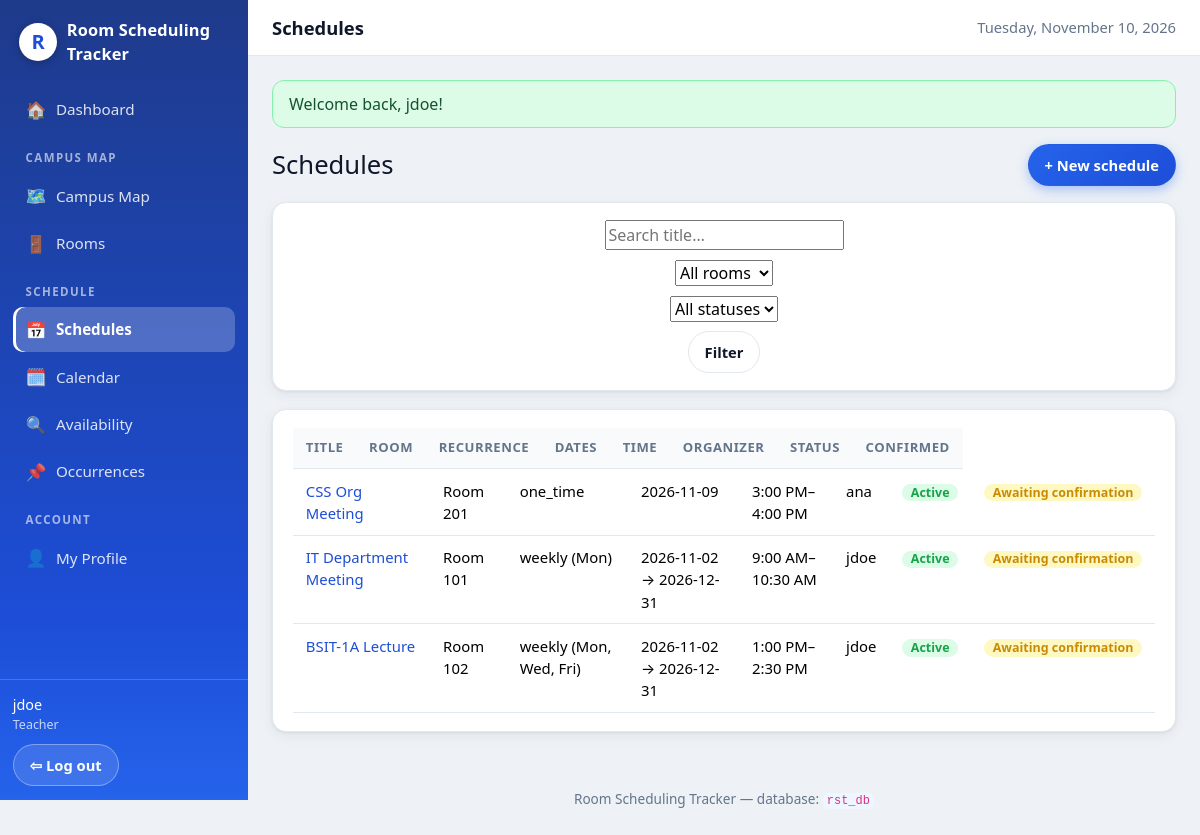
The page /schedules (signed in) on the database its author committed.
### tables this page shows
CREATE TABLE IF NOT EXISTS tblSchedules (
  schedule_id          INT UNSIGNED NOT NULL AUTO_INCREMENT,
  organizer_id         INT UNSIGNED NOT NULL,
  room_id              INT UNSIGNED NOT NULL,
  schedule_title       VARCHAR(150) NOT NULL,
  schedule_description TEXT NULL,
  recurrence_type      VARCHAR(20) NOT NULL DEFAULT 'one_time',
  start_date           DATE NOT NULL,
  end_date             DATE NULL,
  start_time           TIME NOT NULL,
  end_time             TIME NOT NULL,
  schedule_status      VARCHAR(20) NOT NULL DEFAULT 'active',
  admin_confirmed      TINYINT(1) NOT NULL DEFAULT 0,
  created_at           DATETIME NOT NULL DEFAULT CURRENT_TIMESTAMP,
  updated_at           DATETIME NOT NULL DEFAULT CURRENT_TIMESTAMP ON UPDATE CURRENT_TIMESTAMP,
  PRIMARY KEY (schedule_id),
  CONSTRAINT fk_schedules_organizer FOREIGN KEY (organizer_id)
    REFERENCES tblUsers (user_id) ON DELETE RESTRICT ON UPDATE CASCADE,
  CONSTRAINT fk_schedules_room FOREIGN KEY (room_id)
    REFERENCES tblRooms (room_id) ON DELETE RESTRICT ON UPDATE CASCADE,
  KEY idx_schedules_room_dates (room_id, start_date, end_date),
  KEY idx_schedules_organizer (organizer_id),
  CONSTRAINT chk_schedules_time CHECK (end_time > start_time)
);

CREATE TABLE IF NOT EXISTS tblRooms (
  room_id          INT UNSIGNED NOT NULL AUTO_INCREMENT,
  map_id           INT UNSIGNED NOT NULL,
  room_name        VARCHAR(100) NOT NULL,
  shape_type       VARCHAR(20)  NOT NULL DEFAULT 'rectangle',
  shape_data       JSON NOT NULL,
  room_description VARCHAR(255) NULL,
  room_status      VARCHAR(20)  NOT NULL DEFAULT 'active',
  created_at       DATETIME NOT NULL DEFAULT CURRENT_TIMESTAMP,
  updated_at       DATETIME NOT NULL DEFAULT CURRENT_TIMESTAMP ON UPDATE CURRENT_TIMESTAMP,
  PRIMARY KEY (room_id),
  UNIQUE KEY uq_rooms_map_name (map_id, room_name),
  CONSTRAINT fk_rooms_map FOREIGN KEY (map_id)
    REFERENCES tblMaps (map_id) ON DELETE CASCADE ON UPDATE CASCADE,
  KEY idx_rooms_status (room_status)
);

CREATE TABLE IF NOT EXISTS tblUsers (
  user_id       INT UNSIGNED NOT NULL AUTO_INCREMENT,
  username      VARCHAR(50)  NOT NULL,
  email         VARCHAR(255) NOT NULL,
  password_hash VARCHAR(255) NOT NULL,
  profile_img   VARCHAR(255) NULL,
  role          VARCHAR(30)  NOT NULL DEFAULT 'student',
  section       VARCHAR(50)  NULL,
  org_name      VARCHAR(100) NULL,
  phone_number  VARCHAR(17)  NULL,
  PRIMARY KEY (user_id),
  UNIQUE KEY uq_users_username (username),
  UNIQUE KEY uq_users_email (email),
  KEY idx_users_role (role)
);

### controllers/ScheduleController.php (called while the page is built, shortened)
<?php
final class ScheduleController
{
    public function index(): void
    {
        $filters = [
            'room_id' => isset($_GET['room_id']) && $_GET['room_id'] !== '' ? (int) $_GET['room_id'] : null,
            'status'  => $_GET['status'] ?? '',
            'search'  => trim((string) ($_GET['search'] ?? '')),
        ];
        $filters = array_filter($filters, fn ($v) => $v !== '' && $v !== null);
        view('schedules/index', [
            'title' => 'Schedules',
            'schedules' => $this->schedules->all($filters),
            'rooms' => $this->rooms->all(),
            'filters' => $filters,
        ]);
    }
}

### core/Auth.php (called while the page is built, shortened)
<?php
final class Auth
{
    public static function user(): ?array
    {
        return $_SESSION['user'] ?? null;
    }
    public static function role(): ?string
    {
        return self::user()['role'] ?? null;
    }
    public static function canBook(): bool
    {
        return in_array(self::role(), ['admin', 'teacher', 'scheduler', 'officer', 'mayor'], true);
    }
}

### core/Database.php (called while the page is built, shortened)
<?php
final class Database
{
    private PDO $pdo;
    private function __construct(array $db)
    {
        $driver = $db['driver'] ?? 'mysql';
        try {
            if ($driver === 'sqlite') {
                $dir = dirname($db['path']);
                if (!is_dir($dir)) {
                    mkdir($dir, 0755, true);
                }
                $this->pdo = new PDO('sqlite:' . $db['path']);
                $this->pdo->exec('PRAGMA foreign_keys = ON');
            } else {
                $dsn = sprintf(
                    'mysql:host=%s;port=%s;dbname=%s;charset=%s',
                    $db['host'], $db['port'], $db['database'], $db['charset']
                );
                $this->pdo = new PDO($dsn, $db['username'], $db['password'], [
                    PDO::ATTR_ERRMODE            => PDO::ERRMODE_EXCEPTION,
                    PDO::ATTR_DEFAULT_FETCH_MODE => PDO::FETCH_ASSOC,
                    PDO::ATTR_EMULATE_PREPARES   => false,
                ]);
                return;
            }
            $this->pdo->setAttribute(PDO::ATTR_ERRMODE, PDO::ERRMODE_EXCEPTION);
            $this->pdo->setAttribute(PDO::ATTR_DEFAULT_FETCH_MODE, PDO::FETCH_ASSOC);
            $this->pdo->setAttribute(PDO::ATTR_EMULATE_PREPARES, false);
        } catch (PDOException $e) {
            throw new PDOException(
                'Could not connect to the database. Check your .env DB_* settings '
                . 'and make sure the database from database/rst_db.sql exists. '
                . 'Driver error: ' . $e->getMessage(),
                (int) $e->getCode(),
                $e
            );
        }
    }
    public function all(string $sql, array $params = []): array
    {
        $stmt = $this->pdo->prepare($sql);
        $stmt->execute($params);
        return $stmt->fetchAll();
    }
}

### models/Schedule.php (called while the page is built, shortened)
<?php
final class Schedule
{
    public function all(array $filters = []): array
    {
        $sql = 'SELECT s.*, r.room_name, m.map_name, u.username AS organizer_name
                FROM tblSchedules s
                JOIN tblRooms r ON r.room_id = s.room_id
                JOIN tblMaps m ON m.map_id = r.map_id
                JOIN tblUsers u ON u.user_id = s.organizer_id';
        $params = [];
        $rows = $this->db->all($sql . ' ORDER BY s.start_date DESC, s.start_time', $params);
        return $rows;
    }
}

### views/schedules/index.php (the view, shortened to what this page needs)
<div class="page-head">
  <h1>Schedules</h1>
  <?php if (\App\Core\Auth::canBook()): ?><a class="btn btn-primary" href="<?= url('schedules/create') ?>">+ New schedule</a><?php endif; ?>
</div>
<form method="get" action="<?= url('schedules') ?>" class="card form-inline">
  <input type="search" name="search" placeholder="Search title…" value="<?= e($filters['search'] ?? '') ?>">
  <select name="room_id">
    <option value="">All rooms</option>
  </select>
  <select name="status">
    <option value="">All statuses</option>
  </select>
  <button class="btn" type="submit">Filter</button>
</form>
<?php if (empty($schedules)): ?>
  <p class="muted">No schedules match.<?php if (\App\Core\Auth::canBook()): ?> <a href="<?= url('schedules/create') ?>">Create the first one</a>.<?php endif; ?></p>
<?php else: ?>
<table class="table card">
  <thead><tr><th>Title</th><th>Room</th><th>Recurrence</th><th>Dates</th><th>Time</th><th>Organizer</th><th>Status</th><th>Confirmed</th></tr></thead>
  <tbody>
  <?php foreach ($schedules as $s): ?>
    <tr>
      <td><a href="<?= url('schedules/' . (int) $s['schedule_id']) ?>"><?= e($s['schedule_title']) ?></a></td>
      <td><?= e($s['room_name']) ?></td>
      <td><?= e($s['recurrence_type']) ?><?php if ($s['recurrence_type'] === 'weekly' && !empty($s['days'])): ?> (<?= implode(', ', array_map('day_name', $s['days'])) ?>)<?php endif; ?></td>
      <td><?= e($s['start_date']) ?><?= $s['end_date'] ? ' → ' . e($s['end_date']) : '' ?></td>
      <td><?= time_12h($s['start_time']) ?>–<?= time_12h($s['end_time']) ?></td>
      <td><?= e($s['organizer_name']) ?></td>
      <td><?= status_badge($s['schedule_status']) ?></td>
      <td><?= confirm_badge($s['admin_confirmed'] ?? 0) ?></td>
    </tr>
  <?php endforeach; ?>
  </tbody>
</table>
<?php endif; ?>

### core/helpers.php (shortened to what this page needs)
<?php
function e(?string $value): string
{
    return htmlspecialchars($value ?? '', ENT_QUOTES, 'UTF-8');
}
function base_path(): string
{
    static $base = null;
    if ($base !== null) {
        return $base;
    }
    $base = '';
    $appUrl = getenv('APP_URL');
    if ($appUrl !== false && $appUrl !== '') {
        $p = parse_url($appUrl, PHP_URL_PATH);
    } elseif (isset($_SERVER['SCRIPT_NAME'])) {
        $script = str_replace('\\', '/', (string) $_SERVER['SCRIPT_NAME']);
        if (basename($script) === 'index.php') {
            $dir = rtrim(dirname($script), '/');
            $base = ($dir === '/' || $dir === '.' || $dir === '\\') ? '' : $dir;
        }
    }
    return $base;
}
function url(string $path = ''): string
{
    $path = ltrim($path, '/');
    return base_path() . ($path === '' ? '/' : '/' . $path);
}
function day_name(int $day): string
{
    return [1 => 'Mon', 2 => 'Tue', 3 => 'Wed', 4 => 'Thu', 5 => 'Fri', 6 => 'Sat', 7 => 'Sun'][$day] ?? '';
}
function time_12h(string $time): string
{
    $ts = strtotime($time);
    return $ts === false ? $time : date('g:i A', $ts);
}
function confirm_badge($confirmed): string
{
    return ((int) $confirmed === 1)
        ? '<span class="badge badge-green">✓ Admin confirmed</span>'
        : '<span class="badge badge-amber">Awaiting confirmation</span>';
}
function status_badge(string $status): string
{
    $map = [
        'active' => 'green', 'scheduled' => 'green',
        'cancelled' => 'red', 'archived' => 'gray', 'completed' => 'blue',
        'unavailable' => 'red', 'skipped' => 'amber', 'moved' => 'blue',
        'modified' => 'blue',
    ];
    $class = $map[strtolower($status)] ?? 'gray';
    return '<span class="badge badge-' . $class . '">' . e(ucfirst($status)) . '</span>';
}

### assets/css/style.css (style rules this page uses)
:root { --blue-950: #172554; --blue-900: #1e3a8a; --blue-700: #1d4ed8; --blue-600: #2563eb; --blue-500: #3b82f6; --blue-100: #dbeafe; --blue-50: #eff6ff; --bg: #eef2f7; --card: #ffffff; --text: #0f172a; --muted: #64748b; --border: #e2e8f0; --green: #22c55e; --green-dark: #16a34a; --green-bg: #dcfce7; --red: #ef4444; --red-dark: #dc2626; --red-bg: #fee2e2; --amber: #eab308; --amber-dark: #ca8a04; --amber-bg: #fef9c3; --grey: #94a3b8; --grey-bg: #e2e8f0; --radius: 14px; --shadow: 0 1px 3px rgba(15, 23, 42, .08), 0 4px 14px rgba(15, 23, 42, .06); --shadow-lg: 0 10px 30px rgba(15, 23, 42, .14); --sidebar-w: 248px; }
* { box-sizing: border-box; }
html { -webkit-text-size-adjust: 100%; }
body { margin: 0; font-family: system-ui, -apple-system, "Segoe UI", Roboto, "Helvetica Neue", Arial, sans-serif; background: var(--bg); color: var(--text); line-height: 1.5; }
a { color: var(--blue-700); text-decoration: none; }
h1, h2, h3 { margin: 0 0 .5rem; line-height: 1.25; }
h1 { font-size: 1.6rem; }
.card, .stat-card, .auth-card { animation: fadeUp .45s ease both; }
.card:nth-child(3) { animation-delay: .1s; }
.card { background: var(--card); border: 1px solid var(--border); border-radius: var(--radius); box-shadow: var(--shadow); padding: 1.1rem 1.25rem; margin-bottom: 1.1rem; transition: box-shadow .25s ease, transform .25s ease; }
.btn { display: inline-block; padding: .55rem 1rem; border-radius: 999px; border: 1px solid var(--border); background: #fff; color: var(--text); font-size: .92rem; font-weight: 600; cursor: pointer; transition: transform .18s ease, box-shadow .18s ease, background .18s ease; }
.btn-primary { background: linear-gradient(135deg, var(--blue-600), var(--blue-700)); border-color: transparent; color: #fff; box-shadow: 0 4px 12px rgba(37, 99, 235, .35); }
.page-head { display: flex; align-items: center; justify-content: space-between; gap: 1rem; margin-bottom: 1rem; flex-wrap: wrap; }
.page-head h1 { margin: 0; }
.table { width: 100%; border-collapse: collapse; background: #fff; }
.table th, .table td { padding: .65rem .8rem; text-align: left; border-bottom: 1px solid var(--border); font-size: .93rem; }
.table th { background: #f8fafc; color: var(--muted); font-size: .82rem; text-transform: uppercase; letter-spacing: .04em; }
.table tbody tr { transition: background .18s ease; }
.badge { display: inline-block; padding: .15rem .55rem; border-radius: 999px; font-size: .78rem; font-weight: 700; }
.badge-green { background: var(--green-bg); color: var(--green-dark); }
.badge-amber { background: var(--amber-bg); color: var(--amber-dark); }
.form-inline { display: flex; gap: .6rem; flex-wrap: wrap; align-items: center; }
.form-inline input, .form-inline select { width: auto; }

### rows shown on the page
tblschedules: schedule_title "CSS Org Meeting", room.room_name "Room 201", recurrence_type "one_time", start_date "2026-11-09", start_time "3:00 PM", end_time "4:00 PM", organizer.username "ana", schedule_status "Active", admin_confirmed "Awaiting confirmation"
tblschedules: schedule_title "IT Department Meeting", room.room_name "Room 101", recurrence_type "weekly", days "Mon", start_date "2026-11-02", end_date "2026-12-31", start_time "9:00 AM", end_time "10:30 AM", organizer.username "jdoe", schedule_status "Active", admin_confirmed "Awaiting confirmation"
tblschedules: schedule_title "BSIT-1A Lecture", room.room_name "Room 102", recurrence_type "weekly", days "Mon, Wed, Fri", start_date "2026-11-02", end_date "2026-12-31", start_time "1:00 PM", end_time "2:30 PM", organizer.username "jdoe", schedule_status "Active", admin_confirmed "Awaiting confirmation"

### other values the page prints
$title "Schedules"
$f['message'] "Welcome back, jdoe!"
